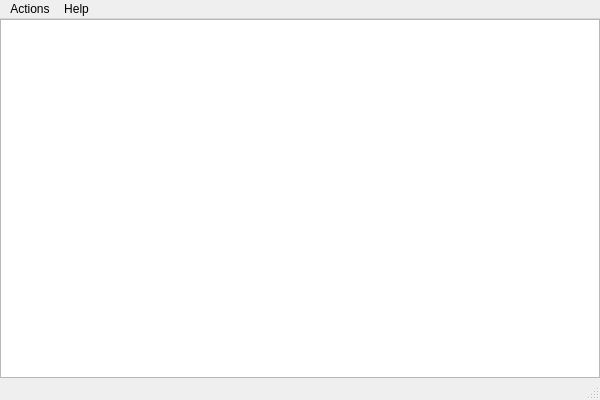
<?xml version="1.0" encoding="UTF-8"?>
<ui version="4.0">
 <class>SyntroLogClass</class>
 <widget class="QMainWindow" name="SyntroLogClass">
  <property name="geometry">
   <rect>
    <x>0</x>
    <y>0</y>
    <width>600</width>
    <height>400</height>
   </rect>
  </property>
  <property name="windowTitle">
   <string>SyntroLog</string>
  </property>
  <widget class="QWidget" name="centralWidget">
   <layout class="QVBoxLayout" name="verticalLayout">
    <property name="margin">
     <number>0</number>
    </property>
    <item>
     <widget class="QTableWidget" name="logTable">
      <property name="showGrid">
       <bool>false</bool>
      </property>
      <property name="sortingEnabled">
       <bool>false</bool>
      </property>
      <property name="columnCount">
       <number>0</number>
      </property>
      <attribute name="horizontalHeaderStretchLastSection">
       <bool>false</bool>
      </attribute>
      <attribute name="verticalHeaderStretchLastSection">
       <bool>false</bool>
      </attribute>
     </widget>
    </item>
   </layout>
  </widget>
  <widget class="QMenuBar" name="menuBar">
   <property name="geometry">
    <rect>
     <x>0</x>
     <y>0</y>
     <width>600</width>
     <height>21</height>
    </rect>
   </property>
   <widget class="QMenu" name="menuFile">
    <property name="title">
     <string>Actions</string>
    </property>
    <addaction name="actionBasicSetup"/>
    <addaction name="actionSave"/>
    <addaction name="separator"/>
    <addaction name="actionExit"/>
   </widget>
   <widget class="QMenu" name="menuHelp">
    <property name="title">
     <string>Help</string>
    </property>
    <addaction name="actionAbout"/>
   </widget>
   <addaction name="menuFile"/>
   <addaction name="menuHelp"/>
  </widget>
  <widget class="QStatusBar" name="statusBar"/>
  <action name="actionExit">
   <property name="text">
    <string>Exit</string>
   </property>
   <property name="iconVisibleInMenu">
    <bool>false</bool>
   </property>
  </action>
  <action name="actionAbout">
   <property name="text">
    <string>About</string>
   </property>
   <property name="iconVisibleInMenu">
    <bool>false</bool>
   </property>
  </action>
  <action name="actionAbout_Qt">
   <property name="text">
    <string>About Qt</string>
   </property>
  </action>
  <action name="actionSave">
   <property name="text">
    <string>Save</string>
   </property>
  </action>
  <action name="actionBasicSetup">
   <property name="text">
    <string>Basic setup</string>
   </property>
  </action>
 </widget>
 <layoutdefault spacing="6" margin="11"/>
 <resources/>
 <connections/>
</ui>
